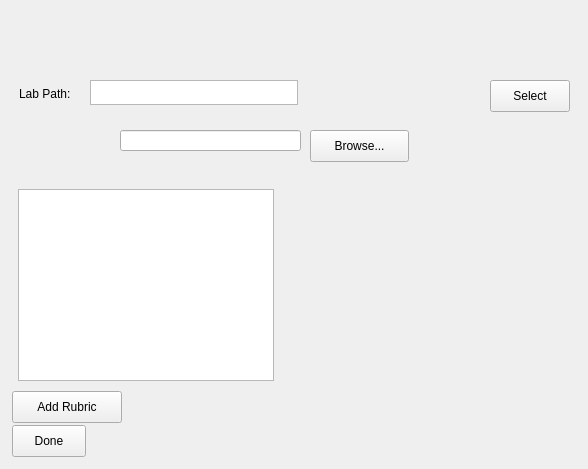
<?xml version="1.0" encoding="UTF-8"?>
<ui version="4.0">
 <class>AddLabsGUI</class>
 <widget class="QWidget" name="AddLabsGUI">
  <property name="geometry">
   <rect>
    <x>0</x>
    <y>0</y>
    <width>588</width>
    <height>469</height>
   </rect>
  </property>
  <property name="windowTitle">
   <string>AddLabsGUI</string>
  </property>
  <widget class="QPushButton" name="addRubricButton">
   <property name="geometry">
    <rect>
     <x>12</x>
     <y>391</y>
     <width>110</width>
     <height>32</height>
    </rect>
   </property>
   <property name="text">
    <string>Add Rubric</string>
   </property>
  </widget>
  <widget class="QTextEdit" name="displayLabs">
   <property name="geometry">
    <rect>
     <x>18</x>
     <y>189</y>
     <width>256</width>
     <height>192</height>
    </rect>
   </property>
   <property name="sizePolicy">
    <sizepolicy hsizetype="Expanding" vsizetype="Expanding">
     <horstretch>0</horstretch>
     <verstretch>0</verstretch>
    </sizepolicy>
   </property>
  </widget>
  <widget class="QPushButton" name="doneButton">
   <property name="geometry">
    <rect>
     <x>12</x>
     <y>425</y>
     <width>74</width>
     <height>32</height>
    </rect>
   </property>
   <property name="text">
    <string>Done</string>
   </property>
  </widget>
  <widget class="QPushButton" name="browseButton">
   <property name="geometry">
    <rect>
     <x>310</x>
     <y>130</y>
     <width>99</width>
     <height>32</height>
    </rect>
   </property>
   <property name="text">
    <string>Browse...</string>
   </property>
  </widget>
  <widget class="QTextEdit" name="labPathText">
   <property name="geometry">
    <rect>
     <x>90</x>
     <y>80</y>
     <width>208</width>
     <height>25</height>
    </rect>
   </property>
   <property name="maximumSize">
    <size>
     <width>16777215</width>
     <height>25</height>
    </size>
   </property>
  </widget>
  <widget class="QPushButton" name="selectButton">
   <property name="geometry">
    <rect>
     <x>490</x>
     <y>80</y>
     <width>80</width>
     <height>32</height>
    </rect>
   </property>
   <property name="sizePolicy">
    <sizepolicy hsizetype="Minimum" vsizetype="Fixed">
     <horstretch>0</horstretch>
     <verstretch>0</verstretch>
    </sizepolicy>
   </property>
   <property name="text">
    <string>Select</string>
   </property>
  </widget>
  <widget class="QLabel" name="labPathLabel">
   <property name="geometry">
    <rect>
     <x>19</x>
     <y>86</y>
     <width>58</width>
     <height>16</height>
    </rect>
   </property>
   <property name="sizePolicy">
    <sizepolicy hsizetype="Preferred" vsizetype="Fixed">
     <horstretch>0</horstretch>
     <verstretch>0</verstretch>
    </sizepolicy>
   </property>
   <property name="text">
    <string>Lab Path:</string>
   </property>
  </widget>
  <widget class="QLineEdit" name="browsePath">
   <property name="geometry">
    <rect>
     <x>120</x>
     <y>130</y>
     <width>181</width>
     <height>21</height>
    </rect>
   </property>
  </widget>
 </widget>
 <layoutdefault spacing="6" margin="11"/>
 <resources/>
 <connections/>
</ui>
